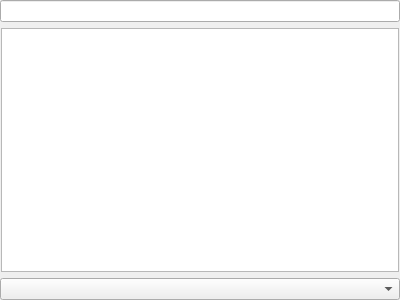
<?xml version="1.0" encoding="UTF-8"?>
<ui version="4.0">
 <class>SongtreeWidget</class>
 <widget class="QWidget" name="SongtreeWidget">
  <property name="geometry">
   <rect>
    <x>0</x>
    <y>0</y>
    <width>400</width>
    <height>300</height>
   </rect>
  </property>
  <property name="windowTitle">
   <string>Form</string>
  </property>
  <layout class="QVBoxLayout" name="verticalLayout">
   <property name="spacing">
    <number>5</number>
   </property>
   <property name="margin">
    <number>0</number>
   </property>
   <item>
    <widget class="QLineEdit" name="lineEdit">
     <property name="type" stdset="0">
      <string>search</string>
     </property>
    </widget>
   </item>
   <item>
    <widget class="QWidget" name="widget" native="true">
     <property name="type" stdset="0">
      <string>treeViewFrame</string>
     </property>
     <layout class="QVBoxLayout" name="verticalLayout_2">
      <property name="spacing">
       <number>0</number>
      </property>
      <property name="margin">
       <number>1</number>
      </property>
      <item>
       <widget class="SongTreeView" name="treeView">
        <property name="dragEnabled">
         <bool>true</bool>
        </property>
        <property name="dragDropMode">
         <enum>QAbstractItemView::DragDrop</enum>
        </property>
        <property name="selectionBehavior">
         <enum>QAbstractItemView::SelectItems</enum>
        </property>
        <property name="type" stdset="0">
         <string>treeView</string>
        </property>
        <property name="ident" stdset="0">
         <string>songTree</string>
        </property>
        <property name="foo" stdset="0">
         <string>bar</string>
        </property>
       </widget>
      </item>
     </layout>
    </widget>
   </item>
   <item>
    <widget class="QComboBox" name="comboBox"/>
   </item>
  </layout>
 </widget>
 <customwidgets>
  <customwidget>
   <class>SongTreeView</class>
   <extends>QTreeView</extends>
   <header>SongTreeView.h</header>
  </customwidget>
 </customwidgets>
 <resources/>
 <connections/>
</ui>
